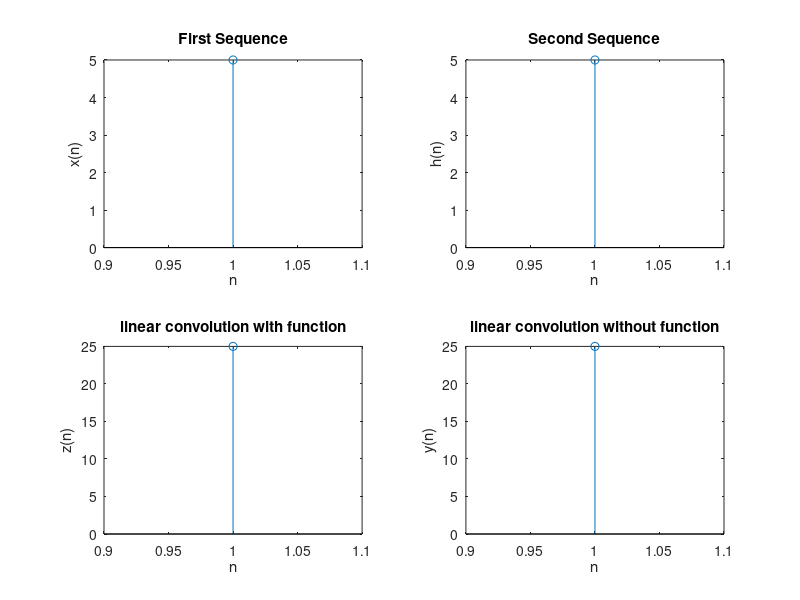

Here is the MATLAB script that generated this plot:
close();
clear();
x=input('enter the first sequence');
h=input('enter the second sequence');
z=conv(x,h);
disp(z);
subplot(2,2,1);
stem(x);
xlabel('n');
ylabel('x(n)');
title('First Sequence');
subplot(2,2,2);
stem(h);
xlabel('n');
ylabel('h(n)');
title('Second Sequence');
subplot(2,2,3);
stem(z);
xlabel('n');
ylabel('z(n)');
title('linear convolution with function');
a=length(x);
b=length(h);
N=a+b-1;
X=fft(x,N);
H=fft(h,N);
Y=X.*H;
y=ifft(Y,N);
disp(y);
subplot(2,2,4);
stem(y);
xlabel('n');
ylabel('y(n)');
title('linear convolution without function');